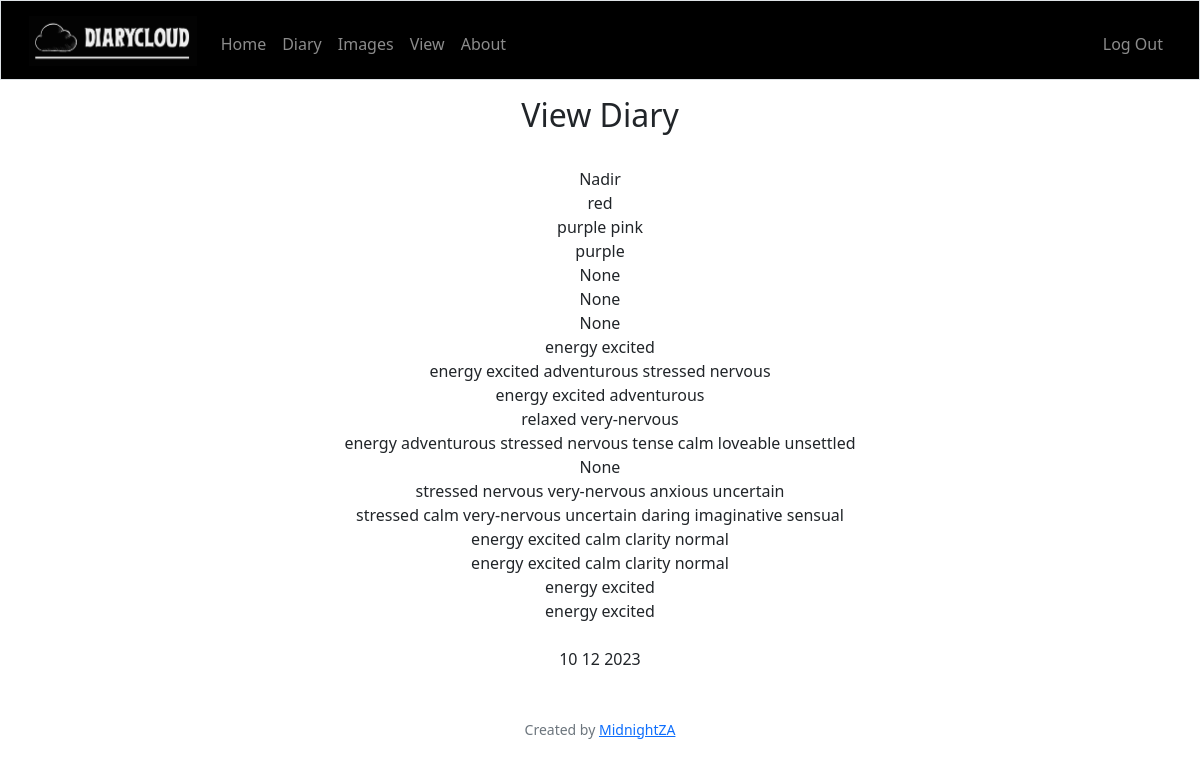
The app's page /view (signed in) with its own data.
### tables this page shows
CREATE TABLE 'userdata' ("id" INTEGER PRIMARY KEY AUTOINCREMENT UNIQUE NOT NULL, "mood" TEXT, "user_id" TEXT NOT NULL, 'year'  DATETIME NOT NULL  , 'month'  DATETIME NOT NULL  , 'day'  DATETIME NOT NULL  , 'notes' TEXT, 'image' BLOB, 'text' TEXT, FOREIGN KEY ("user_id") REFERENCES users(id));

### app.py (the view, shortened to what this page needs)
@app.route("/view", methods=["GET"])
@login_required
def view():
    userid = db.execute("SELECT name FROM users WHERE id = ?;", session['user_id'])[0]['name'].capitalize()
    apology = ""
    if request.method == "GET":
        date = datetime.now()
        year = date.year
        month = date.month
        day = date.day
        try:
            text_db = db.execute("SELECT mood, notes, text FROM userdata WHERE user_id=? AND year=?;",session['user_id'],year)
        except:
            text_db = "No text found from GET"
        return render_template("view.html", name=userid, text_db=text_db, day=day, month=month, year=year, apology=apology)

### app.py (called while the page is built)
@app.after_request
def after_request(response):
    response.headers["Cache-Control"] = "no-cache, no-store, must-revalidate"
    response.headers["Expires"] = 0
    response.headers["Pragma"] = "no-cache"
    return response

### helpers.py (called while the page is built)
def login_required(f):
    @wraps(f)
    def decorated_function(*args, **kwargs):
        if session.get("user_id") is None:
            return redirect("/login")
        return f(*args, **kwargs)
    return decorated_function

### templates/view.html (shortened to what this page needs)
{% extends "layout.html" %}
{% block main %}
    <div>
        <h2>View Diary</h2>
        <br>
        <div class="diaryview">
            {{ name }}
            <br>
            {% for row in text_db %}
                {{ row.mood }}
                <br>
            {% endfor %}
            <br>
            {{ day }} {{ month }} {{ year }}
            <br>
        </div>
    </div>
{% endblock %}

### templates/layout.html (shortened to what this page needs)
<!DOCTYPE html>
<html lang="en">
    <head>
        <link rel="stylesheet" href="https://cdn.jsdelivr.net/npm/bootstrap@4.1.3/dist/css/bootstrap.min.css">
        <link href="https://cdn.jsdelivr.net/npm/bootstrap@5.1.3/dist/css/bootstrap.min.css" rel="stylesheet">
        <link href="/static/styles.css" rel="stylesheet">
    </head>
    <body>
        <nav class="border navbar navbar-expand-md navbar-dark" style="background-color: black;">
            <div class="container-fluid">
                <a class="navbar-brand" href="/"><img src="static/logo_main.png" alt="Logo of DiaryCloud" height="50" filter=""></a>
                <div class="collapse navbar-collapse" id="navbar">
                    {% if session["user_id"] %}
                        <ul class="navbar-nav me-auto mt-2">
                            <li class="nav-item"><a class="nav-link" href="/">Home</a></li>
                            <li class="nav-item"><a class="nav-link" href="/diary">Diary</a></li>
                            <li class="nav-item"><a class="nav-link" href="/images">Images</a></li>
                            <li class="nav-item"><a class="nav-link" href="/view">View</a></li>
                            <li class="nav-item"><a class="nav-link" href="/about">About</a></li>
                        </ul>
                        <ul class="navbar-nav ms-auto mt-2">
                            <li class="nav-item"><a class="nav-link" href="/logout">Log Out</a></li>
                        </ul>
                    {% endif %}
                </div>
            </div>
        </nav>
        <main class="container-fluid py-5 text-center">
            {% block main %}{% endblock %}
        </main>
        <footer class="mb-5 small text-center text-muted">
            Created by <a href="https://github.com/MidnightZA">MidnightZA</a>
        </footer>
    </body>
</html>

### static/styles.css (style rules this page uses)
nav .navbar-brand { font-size: xx-large; filter: invert(1); }
.py-5 { padding-top: 1rem!important; padding-bottom: 3rem!important; }

### records on screen
userdata: mood "red"
userdata: mood "purple pink"
userdata: mood "purple"
userdata: mood "None"
userdata: mood "None"
userdata: mood "energy excited"
userdata: mood "energy excited adventurous stressed nervous"
userdata: mood "energy excited adventurous"
userdata: mood "relaxed very-nervous"
userdata: mood "energy adventurous stressed nervous tense calm loveable unsettled"
userdata: mood "None"
userdata: mood "stressed nervous very-nervous anxious uncertain"
userdata: mood "stressed calm very-nervous uncertain daring imaginative sensual"
userdata: mood "energy excited calm clarity normal"
userdata: mood "energy excited calm clarity normal"
userdata: mood "energy excited"
userdata: mood "energy excited"

### other values on screen
{{ name }} "Nadir"
{{ row.mood }} "None"
{{ year }} "2023"
